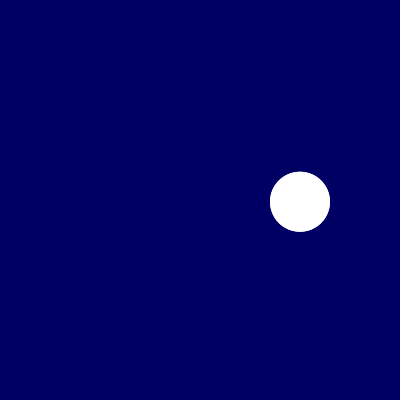
Frame 1 (no input)
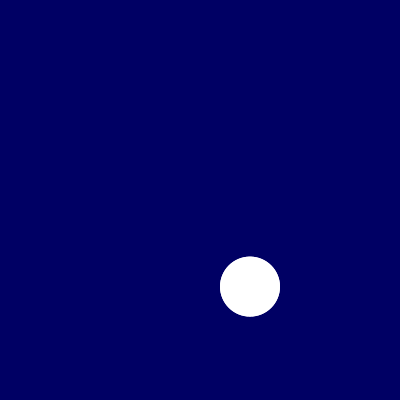
Frame 60 (the mouse pressed at the canvas centre just before this capture)
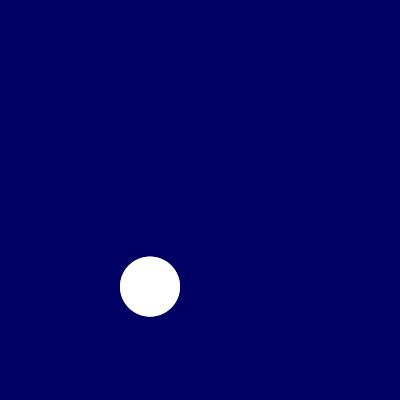
Frame 120 (the mouse held since frame 60 and released just before this capture)

The Processing sketch that drew these frames (run headless with seeded random() and noise(); from frame 60 on, the mouse is pressed at the canvas centre):

// Processing sketch: Quiz
// ── Quiz.pde
PVector offset;
PVector centerPoint = new PVector(width/2, height/2);
float dist = 50;
int numObjects = 5;
float startOffsetAngles = 0;

void setup(){
  size(400, 400);
  colorMode(HSB, TWO_PI, 100, 100);
  noStroke();
  offset = new PVector(100,0);
}

void draw(){
  background(100);
  
  offset.rotate(radians(1));
  ellipse(200 + offset.x, 200 + offset.y, 60, 60);
  
  float offsets = radians(dist);
  ellipse(200  + offset.x, 200 + offset.y, 60, 60);
}
